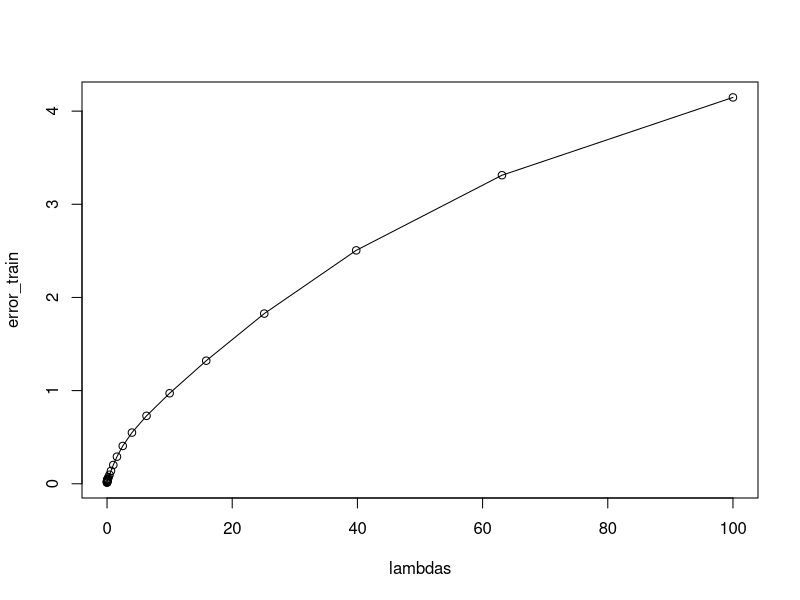
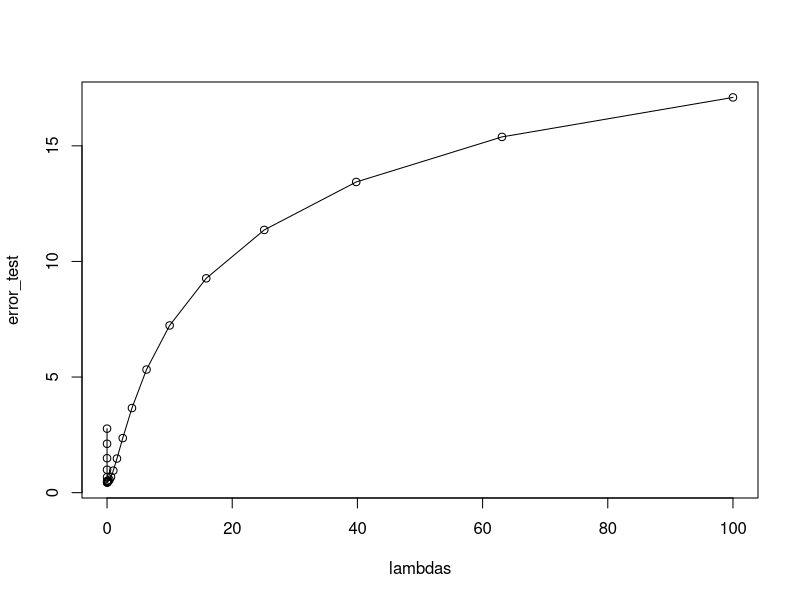

Source code (R) for these figures, in order:
library('MASS')
library('Metrics')
library('datasets')

reg_data <- longley
f = lm(Employed ~ ., data = reg_data)
summary(f)

# delete Population feature
reg_data <- reg_data[, -5]

set.seed(12345)
# randomize and split data into test and train parts
reg_data <- reg_data[order(runif(nrow(reg_data))), ]

nt <- as.integer(nrow(reg_data) * 0.5)
train_data <- reg_data[1:nt, ]
test_data <- reg_data[(nt + 1):nrow(reg_data), ]

lambdas <- sapply(0:25, function (i) {10^(-3 + 0.2 * i)})
error_train <- numeric(26)
error_test <- numeric(26)

for (i in 0:25) {
  f <- lm.ridge(Employed ~ ., data = train_data, lambda = lambdas[i + 1])
  y_train <- as.matrix(cbind(const=1, train_data[, -6])) %*% coef(f)
  y_test <- as.matrix(cbind(const=1, test_data[, -6])) %*% coef(f)
  error_train[i + 1] <- mse(y_train, train_data$Employed)
  error_test[i + 1] <- mse(y_test, test_data$Employed)
}

plot(lambdas, error_train, 'o')
plot(lambdas, error_test, 'o')
